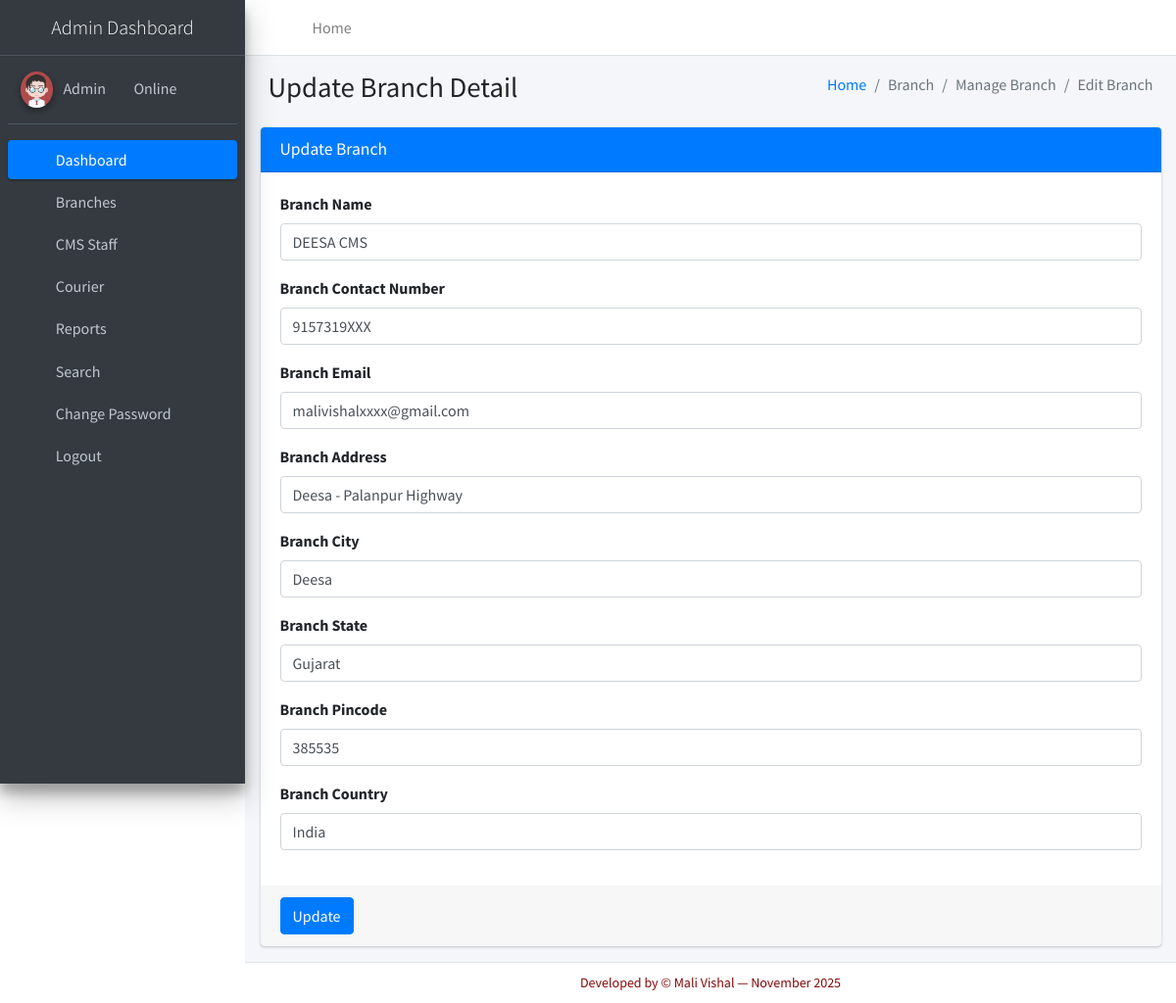
The app's page /editBranch/5 (signed in) with its own data.
### courier/models.py (models this page shows, shortened)
class Branch(models.Model):
    BranchName = models.CharField(max_length=250, null=True)
    BranchContactnumber = models.CharField(max_length=12, null=True)
    BranchEmail = models.CharField(max_length=50, null=True)
    BranchAddress = models.CharField(max_length=200, null=True)
    BranchCity = models.CharField(max_length=150, null=True)
    BranchState = models.CharField(max_length=150, null=True)
    BranchPincode = models.CharField(max_length=6, null=True)
    BranchCountry = models.CharField(max_length=200, null=True)

### courier/views.py (the view, shortened to what this page needs)
# urls.py: path('editBranch/<int:pid>', editBranch, name='editBranch'),
def editBranch(request,pid):
    if not request.user.is_authenticated:
        return redirect('admin_login')
    branch = Branch.objects.get(id=pid)
    error = ""
    return render(request, 'admin/editBranch.html', locals())

### courier/templates/admin/editBranch.html (shortened to what this page needs)
{% extends 'adminNavbar.html' %}
{% block main %}
{% load static %}
<section class="content">
    <div class="content-header">
        <div class="container-fluid">
            <div class="row mb-2">
                <div class="col-sm-6">
                    <h1 class="m-0">Update Branch Detail</h1>
                </div>
                <div class="col-sm-6">
                    <ol class="breadcrumb float-sm-right">
                        <li class="breadcrumb-item"><a href="{% url 'dashboard' %}">Home</a></li>
                        <li class="breadcrumb-item active">Branch</li>
                        <li class="breadcrumb-item active">Manage Branch</li>
                        <li class="breadcrumb-item active">Edit Branch</li>
                    </ol>
                </div>
            </div>
        </div>
    </div>
    <div class="container-fluid">
        <div class="row">
            <div class="col-md-12">
                <div class="card card-primary">
                    <div class="card-header">
                        <h3 class="card-title">Update Branch</h3>
                    </div>
                    <form method="post">
                        <div class="card-body">
                            <div class="form-group">
                                <label>Branch Name</label>
                                <input type="text" name="BranchName" class="form-control" value="{{branch.BranchName}}">
                            </div>
                            <div class="form-group">
                                <label>Branch Contact Number</label>
                                <input type="text" name="BranchContactnumber" class="form-control" value="{{branch.BranchContactnumber}}" maxlength="10">
                            </div>
                            <div class="form-group">
                                <label>Branch Email</label>
                                <input type="email" name="BranchEmail" class="form-control" value="{{branch.BranchEmail}}">
                            </div>
                            <div class="form-group">
                                <label>Branch Address</label>
                                <input type="text" name="BranchAddress" class="form-control" value="{{branch.BranchAddress}}">
                            </div>
                            <div class="form-group">
                                <label>Branch City</label>
                                <input type="text" name="BranchCity" class="form-control" value="{{branch.BranchCity}}">
                            </div>
                            <div class="form-group">
                                <label>Branch State</label>
                                <input type="text" name="BranchState" class="form-control" value="{{branch.BranchState}}">
                            </div>
                            <div class="form-group">
                                <label>Branch Pincode</label>
                                <input type="text" name="BranchPincode" class="form-control" value="{{branch.BranchPincode}}">
                            </div>
                            <div class="form-group">
                                <label>Branch Country</label>
                                <input type="text" name="BranchCountry" class="form-control" value="{{branch.BranchCountry}}">
                            </div>
                        </div>
                        <div class="card-footer">
                            <button type="submit" class="btn btn-primary">Update</button>
                        </div>
                    </form>
                </div>
            </div>
        </div>
    </div>
    </div>
{% endblock %}

### records on screen
Branch: BranchName "DEESA CMS", BranchContactnumber "9157319XXX", BranchEmail "malivishalxxxx@gmail.com", BranchAddress "Deesa - Palanpur Highway", BranchCity "Deesa", BranchState "Gujarat", BranchPincode "385535", BranchCountry "India"
